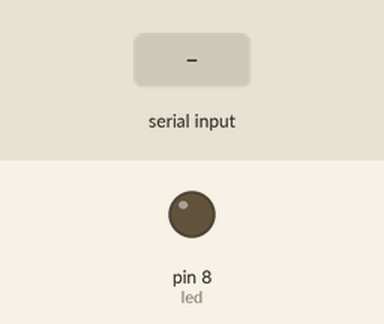
The sketch below on a simulated Arduino Uno, built with avr-gcc and run on an emulated ATmega328P. On the bench: output pins drawn as LEDs (lit = HIGH). The test bench sets the inputs (shaded band).

Above: at 1.2 s.
1.3 s: "1" received over the second serial link
At 1.6 s:
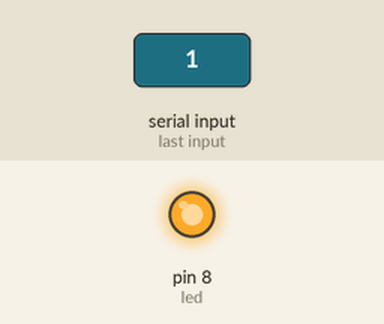
2.8 s: "0" received over the second serial link
At 3.9 s:
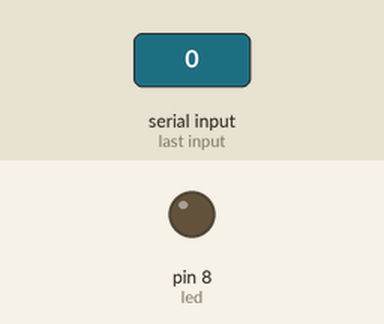
Timing chart, 0 to 5.8 s (numbered marks = the images above; inputs shaded):
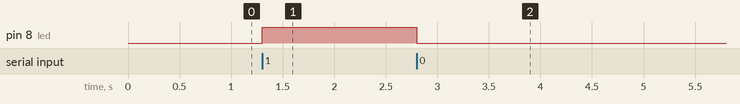

Measured:
- after the input at 1.3 s, pin 8 (led): LOW → HIGH at once
- after the input at 2.8 s, pin 8 (led): HIGH → LOW at once

The sketch:

priyom_arduino1.ino
```cpp
#include<SoftwareSerial.h>
SoftwareSerial sstt(11,10);
char pr;
int led=8;
void setup() {
  sstt.begin(9600);
  pinMode(led,OUTPUT);

}

void loop() {
  if(sstt.available()>0){
    pr=sstt.read();
    if(pr=='1'){
    digitalWrite(led,HIGH);
    delay(1000);}
    else if(pr=='0'){
    digitalWrite(led,LOW);
    delay(1000);}

    }
  // put your main code here, to run repeatedly:

}
```
